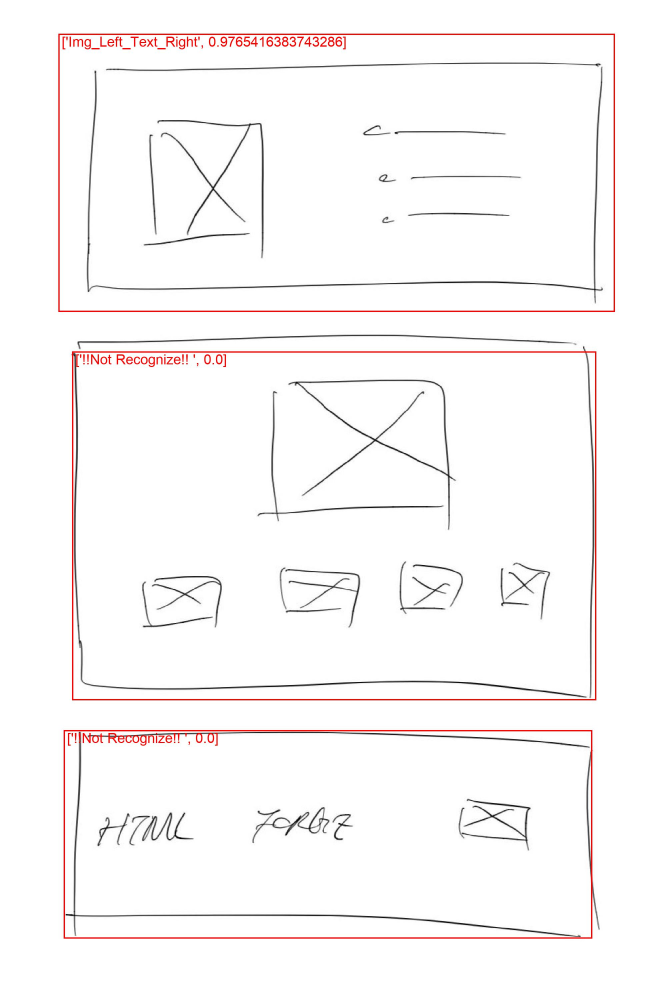
#> input picture App/UserUpload/03Jc9_80139_D9QQe_O43VQ_kXjcO/03Jc9_80139_D9QQe_O43VQ_kXjcO.jpg, 2000 x 3000 px, found by its file name (shown at 1/3 size)
$ python -i OpenCVBoxDetection.py   (imports and definitions only)
#> lines starting #> are read from the running program, lines starting #| are printed output that depends on the picture; after the words box and inside, x2 and y2 are one past the last pixel; in counts of white or black regions, pixels touching at a corner belong together
### App/src/ImageProcessing/SessionIDGen.py
from random import randint
import logging
import datetime

def generateID():
    pas = ''
    digCounter = 0
    for j in range(0, 25):
        if digCounter != 0 and digCounter % 5 == 0:
            pas += '_'
        numAndAlp = randint(0, 2)
        if numAndAlp == 1:
            pas += (chr(randint(48, 57)))  # Number Generate
        elif numAndAlp == 0:
            pas += (chr(randint(65, 90)))  # Upper Case
        else:
            pas += (chr(randint(97, 112)))  # Lower Case
        digCounter += 1
    logging.debug(pas)
    return pas


def generateSessionID():
    x = datetime.datetime.now()
    return str(x.strftime("%yy_%mm_%dd_%Hh_%Mm%fns"))

# [16 lines of commented-out code are left out]

### App/src/ImageProcessing/ImgProcessSession.py
import os
from shutil import copyfile
from ImageProcessing.SessionIDGen import generateSessionID, generateID


class ImageProcessSession:
    def createSessionDir(self):
        self.sessionPath = "UserUpload/" + self.sessionID + "/"
        os.mkdir(self.sessionPath)

    def createCropDir(self):
        self.cropDir = self.sessionPath + "ImageCrops" + "/"
        os.mkdir(self.cropDir)

    def createDebugDir(self):
        self.debugDir = self.sessionPath + "Debug" + "/"
        os.mkdir(self.debugDir)

    def __init__(self):
        self.sessionID = generateSessionID()
        self.sessionID = generateID()
        self.sessionPath = ""
        self.cropDir = ""
        self.debugDir = ""
        self.fileName = ""

        self.createSessionDir()
        self.createCropDir()
        self.createDebugDir()

    def getSessionID(self):
        return self.sessionID

    def getSessionPath(self):
        return self.sessionPath

    def setSessionPath(self, newSrc):
        self.sessionPath = newSrc

    def getCropDir(self):
        return self.cropDir

    def getDebugDir(self):
        return self.debugDir

    def getpathToUserImage(self):
        folderPath = (os.getcwd())
        return folderPath + "/" + self.sessionPath + "/" + self.fileName

    def userImageImport(self, src):
        folderPath = (os.getcwd())
        baseName = os.path.basename(src)
        self.fileName = baseName
        copyfile(src, folderPath + "/" + self.sessionPath + baseName)

### App/src/ImageProcessing/OpenCVBoxDetection.py
import random
from pathlib import Path

from PIL import Image, ImageEnhance, ImageDraw, ImageFont
from PIL.ImageColor import getrgb
from python_utils.converters import to_unicode

from Blocks.Blocks import Blocks
from imutils.contours import sort_contours
from skimage.filters import threshold_local
from GoogleCloudServices.predictBlock import imageOnReady
from ImageProcessing.ImgProcessSession import ImageProcessSession
import threading
import functools
import cv2
import os
import glob
import numpy as np
import matplotlib.pyplot as plt
import time

Image_Debug = False
Console_Logger = False

# This is just for the py plotting results (debug purposes)
fig = plt.figure(figsize=(8, 8))
columns = 3
rows = 3

IMAGE_HEIGHT = 1000
IMAGE_WIDTH = 1500
ITERATIONS = 0
TARESHOLD = 20
MIN_LINE_LENG = 30
MAX_LINE_GAP = 25
exported_contours = []
FULL_PATH_TO_THIS_FOLDER = os.path.dirname(os.path.abspath(__file__))


# 1
#  This will rescale all in user image into 3:2 Image ratio
# [18 lines left out: functions image_Rescale, applyGaussian, not called in this run]


def fileConvert(imgPath, savePath):
    im = Image.open(imgPath)
#> im is the input picture: PIL image 2000x3000 RGB; mean R, G, B 250.7, 248, 247.9
    # bg = Image.new("RGB", crop_img.size, (255, 255, 255))
    rgb_im = im.convert('RGB')
    rgb_im = rgb_im.convert('1')
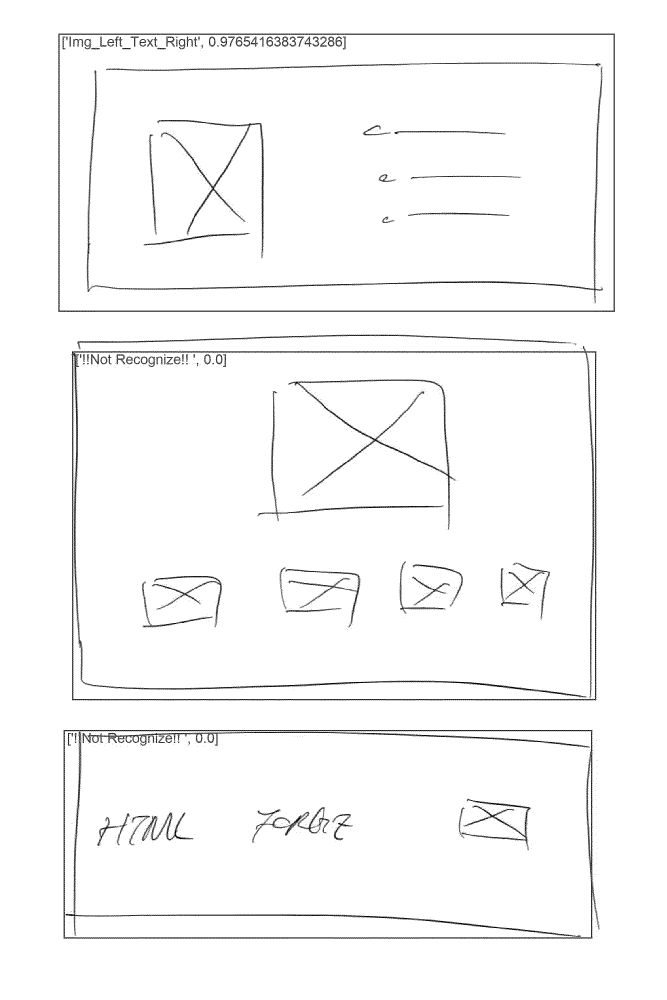
#> rgb_im: PIL image 2000x3000 1 (shown at 1/3 size); 97.6% white; black in thin lines or dots, all inside (x1, y1, x2, y2) = (175, 101, 1845, 2816)
    rgb_im.save(savePath)


def cornerFit(imgPath):
    # applyGaussian(imgPath)
    # read the image
    img = cv2.imread(imgPath)
#> img: shape (3000, 2000, 3); min 0, max 255, mean 248.7
    # convert image to gray scale image
    gray = cv2.cvtColor(img, cv2.COLOR_BGR2GRAY)
    # detect corners with the goodFeaturesToTrack function.
    corners = cv2.goodFeaturesToTrack(gray, 100, 0.01, 10)
#> corners = 100 rows, first 8: [961, 138], [518, 1091], [493, 2227], [1844, 101], [254, 141], [493, 1092], [563, 139], [441, 139]
    corners = np.int0(corners)
    # we iterate through each corner,
    # making a circle at each point that we think is a corner.
    # print("corners:", corners)
    x_arr = []
    y_arr = []
    for i in corners:
        x, y = i.ravel()
        x_arr.append(x)
        y_arr.append(y)
#> this loop made 100 passes
#> (x, y) on passes 1 to 12: (961, 138), (518, 1091), (493, 2227), (1844, 101), (254, 141), (493, 1092), (563, 139), (441, 139), (220, 1066), (421, 2230), (527, 417), (304, 2200)
#> after the loop, x_arr = 100 values, max 1844 at index 3, min 175 at index 87, mean 606; y_arr = 100 values, max 2815 at index 47, min 101 at index 3, mean 1191
        # cv2.circle(img, (x, y), 20, 255, -1)

    X_MIN, X_MAX = min(x_arr), max(x_arr)
#> X_MIN = 175; X_MAX = 1844
    Y_MIN, Y_MAX = min(y_arr), max(y_arr)
#> Y_MIN = 101; Y_MAX = 2815

    # print(X_MIN, X_MAX, Y_MIN, Y_MAX)

    crop_img = img[Y_MIN - 100: Y_MAX + 100, X_MIN - 100: X_MAX + 100]
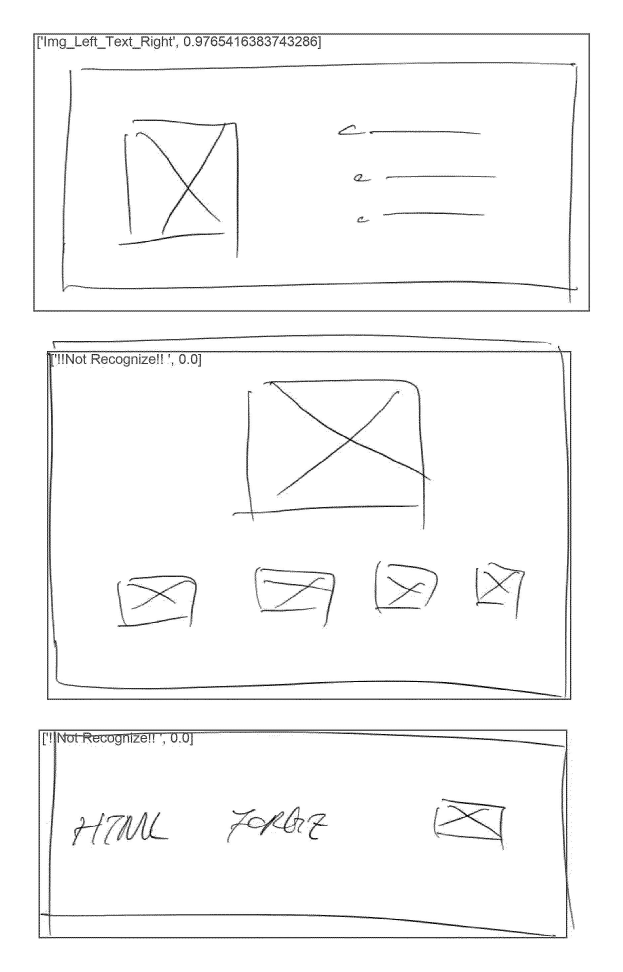
#> crop_img: shape (2914, 1869, 3) (shown at 1/3 size); min 0, max 255, mean 248.1

    # plt.imshow(img), plt.show()
    # plt.imshow(crop_img), plt.show()
    cv2.imwrite(imgPath, crop_img)


# Not being used
# [222 lines left out: functions enhanceImage, line_Bolding, box_extraction, createSingleBlockInstance, clearImageDir, move_File_To_User_Upload and 2 more, not called in this run]


def startSession(path_to_image):
    # Create and initialize new Session
    global newSession
    newSession = ImageProcessSession()
    newSession.userImageImport(path_to_image)

    # Initialize a new session base on user's request
    imgName = newSession.getSessionID() + ".jpg"
    fileConvert(newSession.getpathToUserImage(), newSession.getSessionPath() + "/" + imgName)

    # Image first got fed through corner detection for initial crop [This will get more unify result]
    cornerFit(newSession.getSessionPath() + "/" + imgName)

#> (the run stopped early here; a loop or call above may not have finished)

$ run again, on App/UserUpload/0WA6m_gTG2O_6a4Wk_nhU6D_nBhb8/ImageCrops/5.png
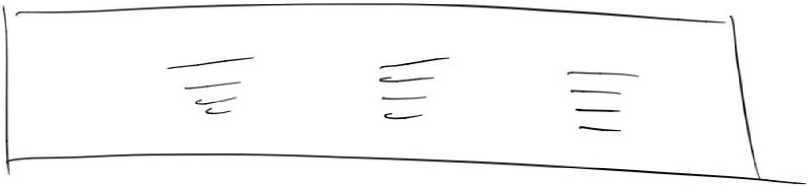
#> input picture App/UserUpload/0WA6m_gTG2O_6a4Wk_nhU6D_nBhb8/ImageCrops/5.png, 1616 x 373 px, found by its file name (shown at 1/2 size)
#> in fileConvert, im is the input picture: PIL image 1616x373 L; min 0, max 255, mean 247.9
#> corners = 100 rows, first 8: [394, 205], [774, 231], [1141, 182], [763, 195], [1152, 219], [418, 223], [761, 134], [428, 204]
#> the loop in cornerFit, `for i in corners:` made 100 passes
#> after the loop in cornerFit, `for i in corners:`: x_arr = 100 values, max 1611 at index 28, min 12 at index 79, mean 794.3; y_arr = 100 values, max 367 at index 28, min 8 at index 22, mean 184.9
#> X_MIN = 12; X_MAX = 1611
#> Y_MIN = 8; Y_MAX = 367
#> in cornerFit, `crop_img = img[Y_MIN - 100: Y_MAX + 100, X_MIN - 100: X_MAX + 100]`:
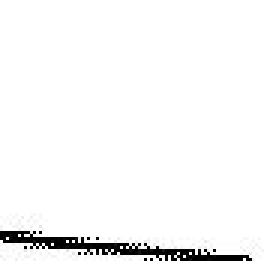
#> crop_img: shape (92, 88, 3) (shown 3 times larger); min 0, max 255, mean 246.7

$ run again, on App/UserUpload/0pNYi_4mdQS_FIaKc_79E42_FYLmO/0pNYi_4mdQS_FIaKc_79E42_FYLmO.jpg
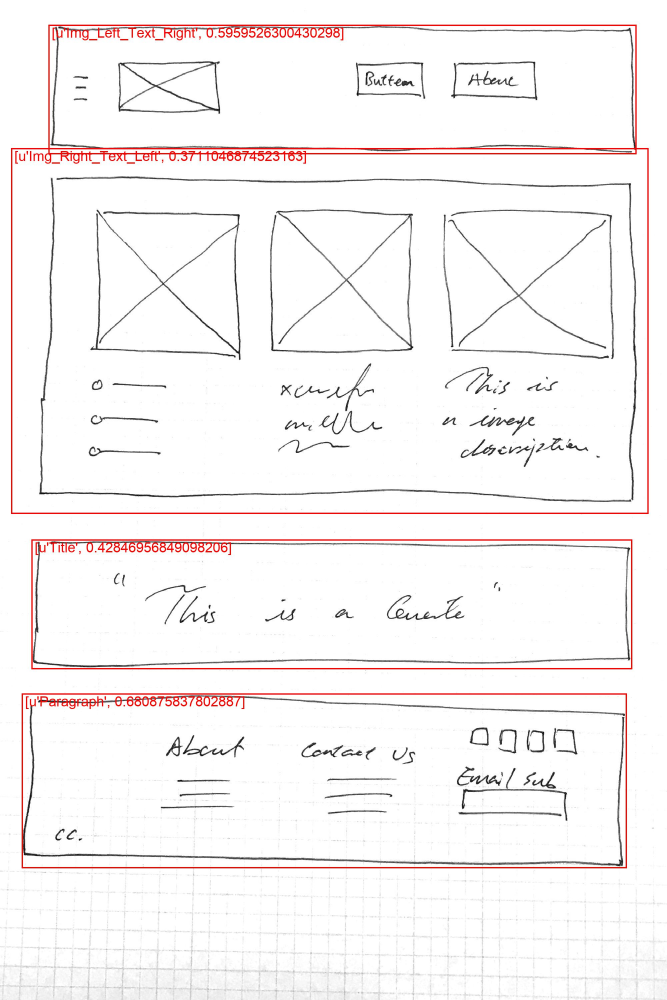
#> input picture App/UserUpload/0pNYi_4mdQS_FIaKc_79E42_FYLmO/0pNYi_4mdQS_FIaKc_79E42_FYLmO.jpg, 2000 x 3000 px, found by its file name (shown at 1/3 size)
#> in fileConvert, im is the input picture: PIL image 2000x3000 RGB; mean R, G, B 248.1, 244.3, 244.2
#> in fileConvert, `rgb_im = rgb_im.convert('1')`:
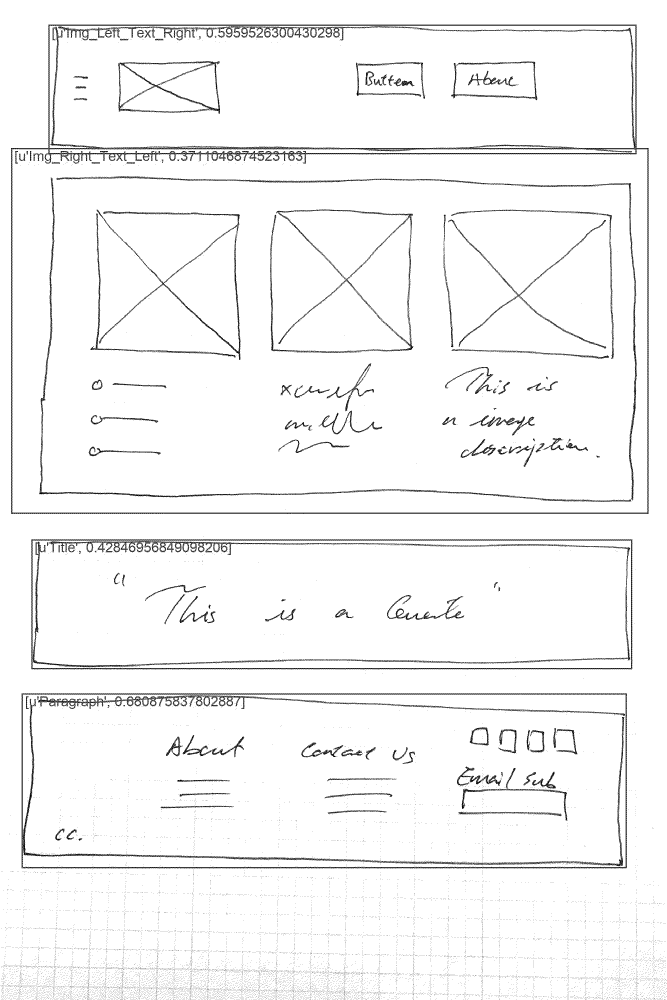
#> rgb_im: PIL image 2000x3000 1 (shown at 1/3 size); 96.3% white; black in thin lines or dots
#> corners = 100 rows, first 8: [165, 119], [1604, 290], [1673, 1145], [770, 111], [208, 2120], [135, 484], [433, 1649], [1483, 1250]
#> the loop in cornerFit, `for i in corners:` made 100 passes
#> after the loop in cornerFit, `for i in corners:`: x_arr = 100 values, max 1945 at index 83, min 50 at index 13, mean 835.9; y_arr = 100 values, max 2603 at index 88, min 92 at index 8, mean 1249
#> X_MIN = 50; X_MAX = 1945
#> Y_MIN = 92; Y_MAX = 2603
#> crop_img = empty array
